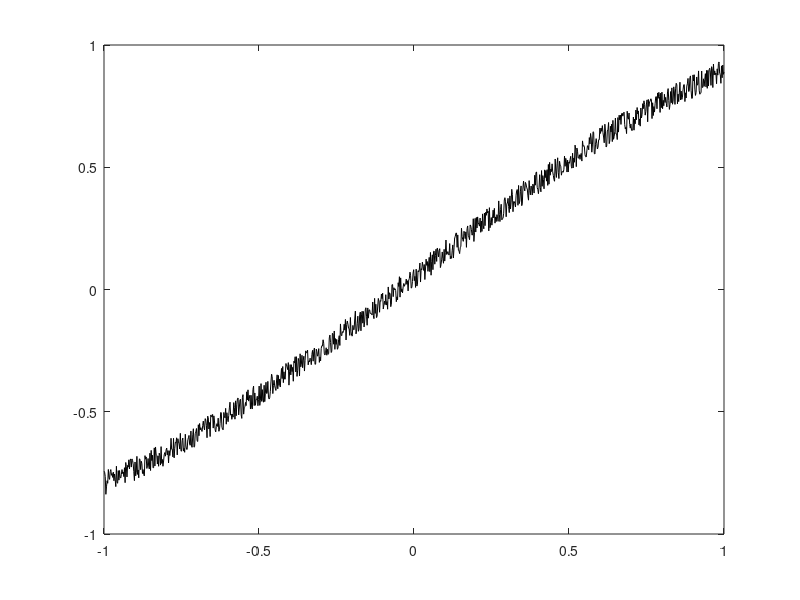

The MATLAB source for this figure: (Note: this script raises an error after producing the figure.)
clear; 
clc;

%% Define the unknown function to interpolate
f = @(x) sin(x) + 0.1*rand(length(x),1);

%% Numbers of data points.
Nd = 5;

%% User defined polynomial degree l
l = 3;

%% Setup the points at which we want to evaluate the interpolant
xe = linspace(-1,1,1000)'; %generate evenly-spaced points
ye = f(xe); %evaluate function

%% Start plotting stuff
figure
plot(xe,ye,'black');
%pause %waits for input

x = linspace(-1,1,Nd)'; %generate evenly-spaced points in [-1,1].
y = f(x);

%% Form Vandermonde matrix "intelligently"
%V = zeros(Nd,Nd);
%for vit = 1:Nd
    %V(:,vit) = x.^(vit-1);
%end

V = zeros(l,l);
for vit = 1:l
    V(:,vit) = x.^(vit-1);
end


%% Compute coefficients by QR decomposition.
a = V\y;

%% Evaluate polynomial interpolant by building eval matrix and
%% multiplying with coefficients.
Ve = zeros(length(xe),Nd);
for vit = 1:Nd
    Ve(:,vit) = xe.^(vit-1);
end
ye_num = Ve*a; %Do the matrix-vector product to predict values

%% Plot stuff
hold on;
plot(xe,ye_num,'-');
drawnow
%pause


    
    